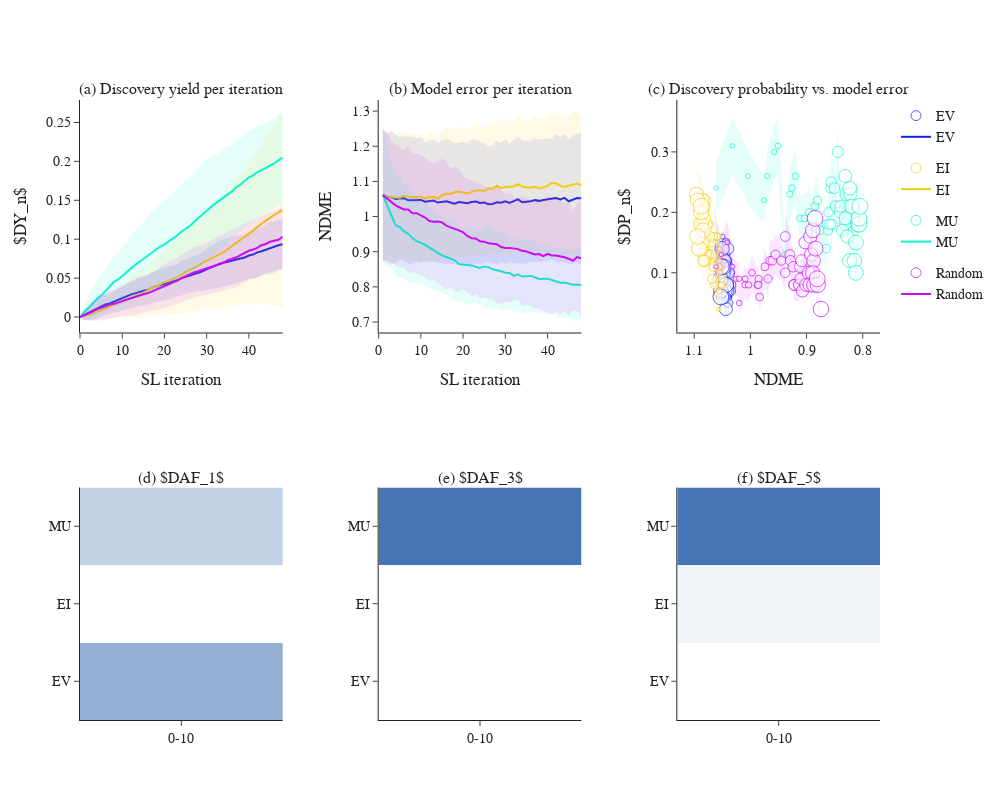

Notebook source saved alongside this figure:
### Code cell
fig = make_subplots(
    rows=2, cols=3,
    # specs=[],
    # print_grid=True,
    # shared_xaxes=True,
    # vertical_spacing=0.1,
    horizontal_spacing=0.12,
    subplot_titles=['(a) Discovery yield per iteration',  '(b) Model error per iteration', '(c) Discovery probability vs. model error',
    '(d) $DAF_1$', '(e) $DAF_3$', '(f) $DAF_5$']
)

fig.add_trace(go.Heatmap(z=DAF1, x=tr1, y=af1, hoverongaps = False, coloraxis = "coloraxis", showlegend=False), row=2, col=1)
fig.add_trace(go.Heatmap(z=DAF3, x=tr3, y=af3, hoverongaps = False, coloraxis = "coloraxis", showlegend=False), row=2, col=2)
fig.add_trace(go.Heatmap(z=DAF5, x=tr5, y=af5, hoverongaps = False, coloraxis = "coloraxis", showlegend=False), row=2, col=3)

# calculate a custom colorscalce where the midpoint = white, low=red, high=blue
color_vals = np.array([DAF1+DAF3+DAF5])
c_min = color_vals.min()
c_max = color_vals.max()
midpoint_color = ((1-c_min)/(c_max-c_min))

custom_balance_r= [
    [0.0, 'rgb(255, 150, 150)'],
    [midpoint_color, 'rgb(255,255,255)'],
    [1, 'rgb(69,117,180)']]

fig.update_layout(coloraxis = {'colorscale':custom_balance_r, 'colorbar':{'tickvals':[0,0.5,1,2.5,5], 'title':'<i>DAF<sub>n</sub></i>'}})
fig.update_layout(xaxis_showticklabels=True)
fig.update(layout_coloraxis_showscale=False)

fig.update_layout(coloraxis_colorbar=dict(
#     lenmode="pixels", 
    len=1,
))

for trace in discovery_yield_traces:
    fig.add_trace(trace, row=1, col=1)

for trace in ndme_traces:
    fig.add_trace(trace, row=1, col=2)

for trace in discovery_probability_traces:
    fig.add_trace(trace, row=1, col=3)

fig.update_xaxes(title_text='SL iteration', row=1, col=1)
fig.update_xaxes(title_text='SL iteration', row=1, col=2)
fig.update_xaxes(title_text='NDME', autorange='reversed', row=1, col=3)
fig.update_yaxes(title_text='$DY_n$', row=1, col=1)
fig.update_yaxes(title_text='NDME', row=1, col=2)
fig.update_yaxes(title_text='$DP_n$', row=1, col=3)

fig.update_layout(font=dict(family="Barlow Semi Condensed", size=14), width=1000, height=800,  showlegend=True)
fig.show()
